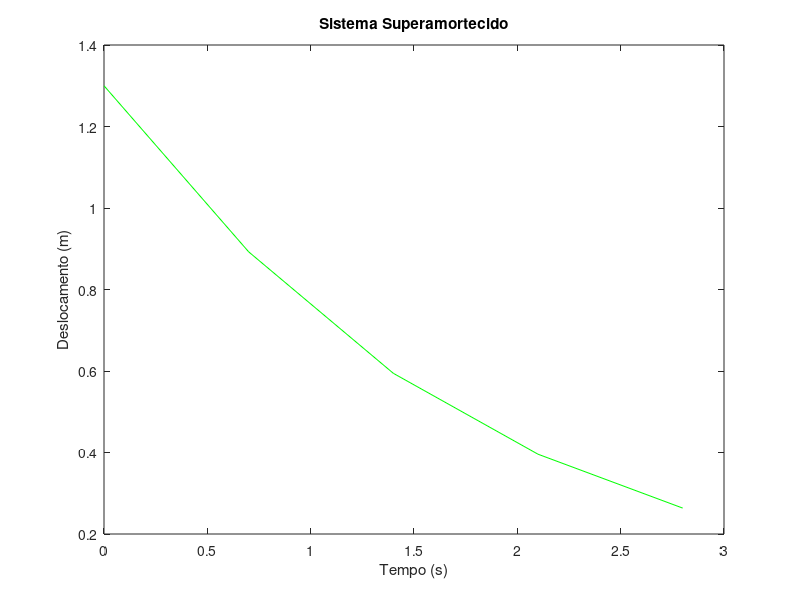

Reproduce this figure in MATLAB.
% Trabalho 6 - Nathaniel Sousa Barreto - 12311EMT005
% Sistema massa-mola amortecido
%
% m: Massa do sistema  /  k: Constante elástica da mola
% xo: Posição inicial  /  vo: Velocidade inicial
% t: Tempo inicial  /  tfinal: Tempo final  /  inc: Incremento de tempo
% wn: Frequência angular
% n: Número de pontos para o gráfico

clc
clear all
clear global

d = 5;
m =900+d;
k =(2.99*10^4)+d;
xo =0.3+(d/5);
vo = 0.5+(d/5);
wn = sqrt(k/m);

b = input('Defina o seu ξ: ');
n = input('digite o numero de pontos: ');

tfinal = 3.5;
t = 0;

inc = tfinal/n;

if b<1
  for i=1:1:n
    A = e^(-b*wn*t);
    B = (xo*cos((1-b^2)^(1/2)*wn*t));
    D = (vo+(b*wn*xo))/((1-b^2)^(1/2)*wn);
    E = sin((1-b^2)^(1/2)*wn*t);
    x(i) = A*(B+(D*E));
    tem(i) = t;
    t = t+inc;
  endfor

  plot(tem,x,'color','b')
  title('Sistema Subamortecido')
  xlabel('Tempo (s)')
  ylabel('Deslocamento (m)')

endif

if b== 1
  for i=1:1:n
    x(i) = (xo+(vo+wn*xo)*t)*e^(-wn*t);
    tem(i) = t;
    t = t+inc;
  endfor

  plot(tem,x,'color','r')
  title('Sistema Amortecido Criticamente')
  xlabel('Tempo (s)')
  ylabel('Deslocamento (m)')
endif


if b>1
  for i=1:1:n
    A = (-b+sqrt(b^2 - 1))*wn*t;
    B = (-b-sqrt(b^2-1))*wn*t;
    C1 = (xo*wn*(b+sqrt(b^2-1))+vo)/(2*wn*sqrt(b^2-1));
    C2 = (-xo*wn*(b-sqrt(b^2-1))-vo)/(2*wn*sqrt(b^2-1));
    x(i) = C1*exp(A)+C2*exp(B);
    tem(i) = t;
    t = t+inc;
  endfor

  plot(tem,x,'color','g')
  title('Sistema Superamortecido')
  xlabel('Tempo (s)')
  ylabel('Deslocamento (m)')
  endif
